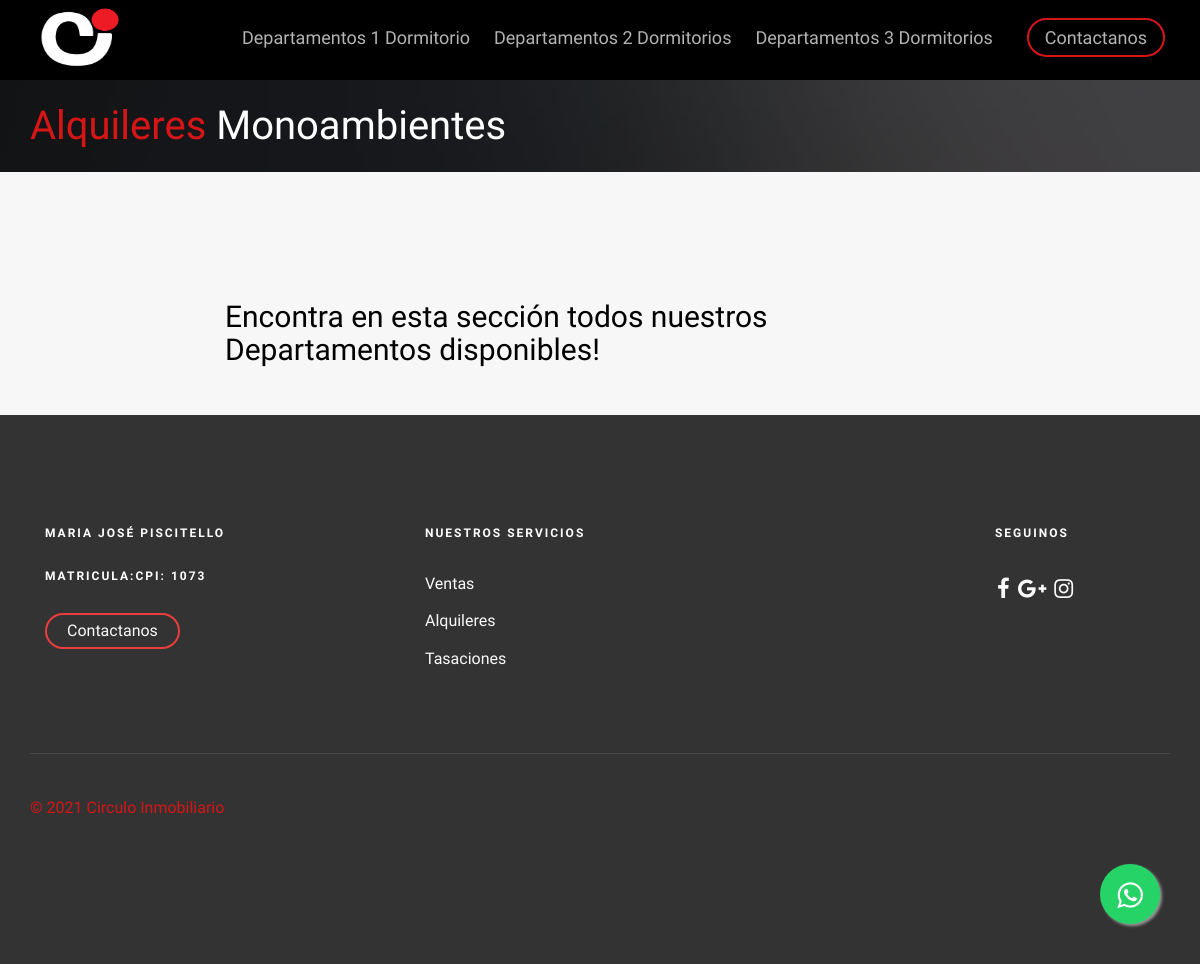
Page /alquileres/alqui_monoambientes/ on the earlier database version.
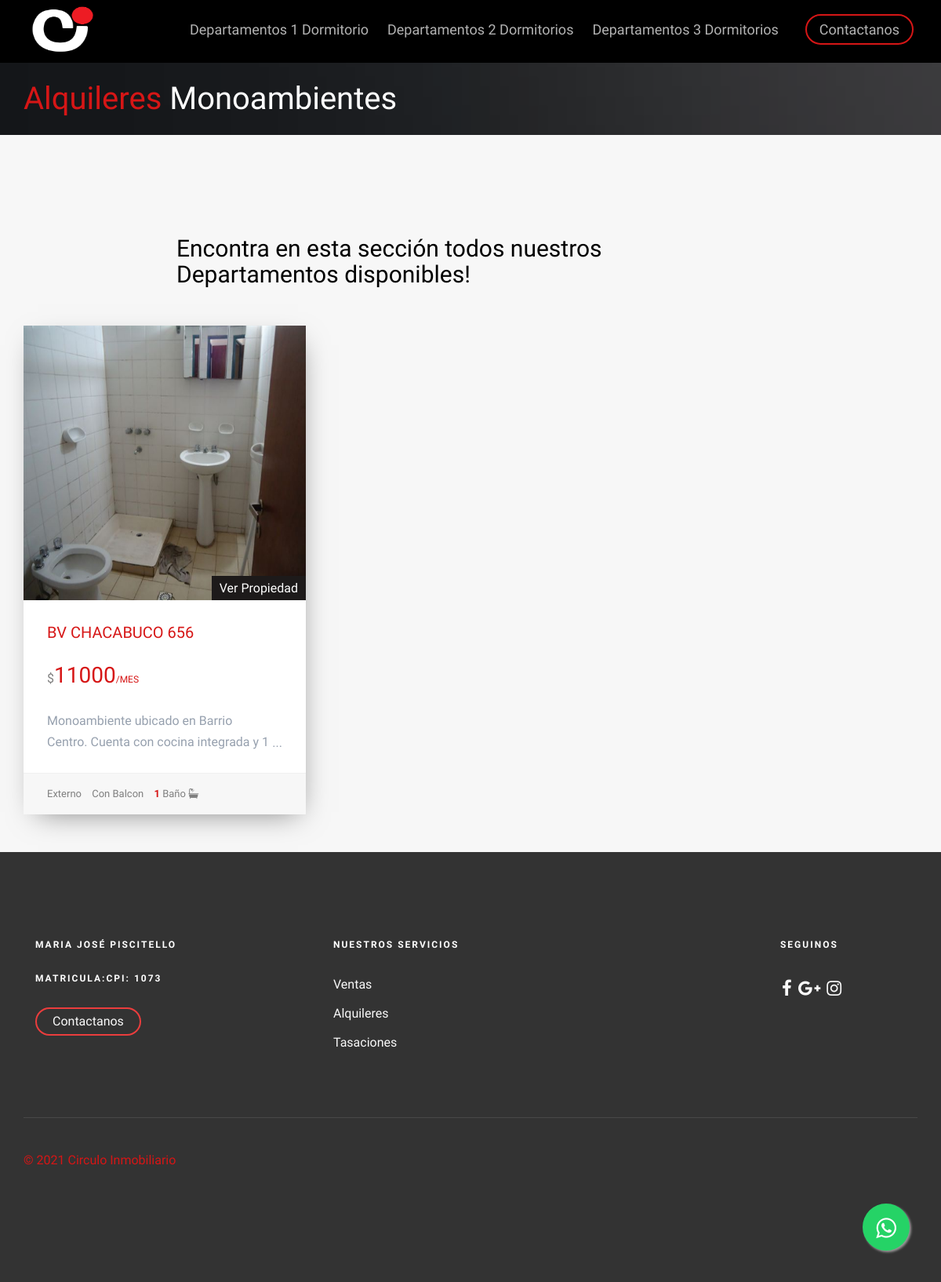
Same page on the later database version.
### Alquileres/models.py (models this page shows, shortened)
class PostImagenes(models.Model):
    post= models.ForeignKey(PostAlquiler, default =None ,on_delete=models.CASCADE)
    image = models.ImageField(upload_to ="Imagenes",verbose_name="Imagenes")
    class Meta:
        verbose_name="Agregar una Imagen"
        verbose_name_plural="Agregar mas Imagenes"

class PostAlquiler(models.Model):
    balcon=(('Con Balcon','Con Balcon'),('',''))
    balcon = models.CharField(max_length=100, choices = balcon,default="Con Balcon", null=True, blank=True)
    frente= (('Externo','Externo'),('Contrafrente','Contrafrente'))
    frente = models.CharField(max_length=100,choices=frente, default = "Externo")
    title=  models.CharField(max_length=200, verbose_name="Titulo ")
    content = models.TextField(verbose_name="Contenido",max_length=800,)
    imagen = models.ImageField(verbose_name="Imagen", blank =True ,null =True,upload_to="Alquileres")
    price = models.IntegerField(verbose_name="Precio")
    ambientes = models.IntegerField(verbose_name="Dormitorios o Ambientes",blank =True ,null =True)
    superficie= models.IntegerField(verbose_name="Superficie (locales u oficinas)",blank =True,null =True )
    baños= models.IntegerField(verbose_name="Baños",blank = True,null =True)
    plantas= models.IntegerField(verbose_name="Plantas (locales u oficinas)", blank = True,null =True)
    autor = models.ForeignKey(User,verbose_name="Autor", on_delete=models.CASCADE)
    categories= models.ManyToManyField(Category, verbose_name="Categoria")
    created = models.DateTimeField(auto_now_add=True, verbose_name="Creado")
    updated = models.DateTimeField(auto_now=True, verbose_name="Editado")
    class Meta:
            verbose_name="Publicacion"
            verbose_name_plural="Plublicaciones"
            ordering= ["-created"]

### Alquileres/views.py (the view)
# urls.py: path('alqui_monoambientes/', views.alqui_monoambientes ,name ="alqui_monoambientes"),
def alqui_monoambientes(request):
    monoambientes= PostAlquiler.objects.filter(categories=Category.objects.get(nombre="Monoambientes"))
    return render(request,'Alquileres/alqui_monoambientes.html',{'monoambientes': monoambientes})

### Alquileres/templates/Alquileres/alqui_monoambientes.html (shortened to what this page needs)
{% extends 'App1/base.html'%} {% load static %} {% block header %}
<div id="fh5co-page">
    <header id="fh5co-header" role="banner">
        <div class="container">
            <div class="row">
                <div class="header-inner">
                    <span class="rounded-circle">
				  		<span class="rounded-circle">
                            <span class="rounded-circle"><a href="{% url 'inicio' %}"><img src="{% static 'Appp1/images/1_negro.png' %}" style="margin-top: 8px" width="90px" height="60px"> </img>
				  </span>
                    </span>
                    <nav role="navigation">
                        <ul>
                            <li><a href="{% url 'alqui_dptoundormi' %}">Departamentos 1 Dormitorio </a></li>
                            <li><a href="{% url 'alqui_dptodosdormi' %}">Departamentos 2 Dormitorios</a></li>
                            <li><a href="{% url 'alqui_dptotresdormi' %}"> Departamentos 3 Dormitorios</a></li>
                            <li class="cta"><a href="{% url 'contacto' %}">Contactanos</a></li>
                        </ul>
                    </nav>
                </div>
            </div>
        </div>
    </header>
    {% endblock %} {% block content %}
    <div class="fh5co-page-title" style="background-image: url({% static 'Appp1/images/slide_6.jpg'%});">
        <div class="overlay"></div>
        <div class="container">
            <div class="row">
                <div class="col-md-12 animate-box">
                    <h1><a href="{% url 'alquiler' %}" style="text-decoration:none">Alquileres</a></span> Monoambientes </h1>
                </div>
            </div>
        </div>
    </div>
    <div id="best-deal">
        <div class="container">
            <div class="row">
                <div class="col-md-8 col-md-offset-2 text-center fh5co-heading animate-box" data-animate-effect="fadeIn">
                    <h2>Encontra en esta sección todos nuestros Departamentos disponibles!</h2>
                </div>
                {% for monoambiente in monoambientes %}
                <div class="col-md-4 item-block animate-box" data-animate-effect="fadeIn">
                    <div class="fh5co-property">
                        <figure>
                            <div id="carouselExampleControls" class="carousel slide" data-ride="carousel">
                                <div class="carousel-inner">
                                    {% for pi in monoambiente.postimagenes_set.all %}
                                    <div class="item {% if forloop.first %} active {% endif %}">
                                        <img class="carousel-inner" src="{{pi.image.url}}" alt="First slide">
                                    </div>
                                    {% endfor %}
                                </div>
                            </div>
                            <a href="{% url 'monoambiente_details_alquis' monoambiente.id  %}" class="tag"> Ver Propiedad</a>
                        </figure>
                        <div class="fh5co-property-innter">
                            <h3><a href="{% url 'monoambiente_details_alquis' monoambiente.id  %}">{{monoambiente.title}}</a></h3>
                            <div class="price-status">
                                <span class="per">$</span><span class="price">{{monoambiente.price}}<span class="per">/Mes</span></span>
                            </div>
                            <div class="property-content-wrapper">
                                <p>{{monoambiente.content}} </p>
                            </div>
                        </div>
                        <p class="fh5co-property-specification">
                            <span>{{monoambiente.frente}}</span>
                            <span>{% if monoambiente.balcon %}
                                {{monoambiente.balcon}}
                                {% endif %}
                            </span>
                            <span><strong>{{monoambiente.baños}}</strong> Baño  <i class="fa fa-bath"></i></span>
                        </p>
                    </div>
                </div>
                {% endfor %}
            </div>
        </div>
        {% endblock %}

### App1/templates/App1/base.html (shortened to what this page needs)
<!DOCTYPE html> {% load static %}
<html class="no-js">
<head>
    <link rel="stylesheet" href="{% static 'Appp1/css/whatsapp.css' %}">
    <link rel="stylesheet" href="{% static 'Appp1/css/animate.css' %}">
    <link rel="stylesheet" href="{% static 'Appp1/css/icomoon.css' %}">
    <link rel="stylesheet" href="{% static 'Appp1/css/bootstrap.css' %}">
    <link rel="stylesheet" href="{% static 'Appp1/css/flexslider.css' %}">
    <link rel="stylesheet" href="{% static 'Appp1/css/style.css' %}">
    <link rel="stylesheet" href="https://cdnjs.cloudflare.com/ajax/libs/font-awesome/4.7.0/css/font-awesome.min.css">
    <a href="https://api.whatsapp.com/send?phone=543513502311&text=Hola%21%20Quisiera%20m%C3%A1s%20informaci%C3%B3n%20sobre%20..." class="float" target="_blank">
        <i class="fa fa-whatsapp my-float"></i>
    </a>
</head>
<body>
    {% block header %} {% endblock %} {% block content %}{% endblock %}
</body>
<footer id="fh5co-footer" role="contentinfo">
    <div class="container">
        <div class="col-md-3 col-sm-12 col-sm-push-0 col-xs-12 col-xs-push-0">
            <h3>Maria José Piscitello</h3>
            <h3>Matricula:CPI: 1073</h3>
            <p><a href="{% url 'contacto' %}" class="btn btn-primary btn-outline with-arrow btn-sm">Contactanos </a></p>
        </div>
        <div class="col-md-6 col-md-push-1 col-sm-12 col-sm-push-0 col-xs-12 col-xs-push-0">
            <h3>Nuestros Servicios</h3>
            <ul>
                <li><a href="{% url 'ventas' %}">Ventas</a></li>
                <li><a href="{% url 'alquiler' %}">Alquileres</a></li>
                <li><a href="{% url 'tasaciones' %}">Tasaciones </a></li>
            </ul>
        </div>
        <div class="col-md-2 col-md-push-1 col-sm-12 col-sm-push-0 col-xs-12 col-xs-push-0">
            <h3>Seguinos</h3>
            <ul class="fh5co-social">
                <li><a href="https://www.facebook.com/inmobiliariaencordoba"><i class="icon-facebook"></i></a></li>
                <li><a href="https://www.google.com/maps/dir//c%C3%ADrculo+inmobiliario+google+maps/data=!4m6!4m5!1m1!4e2!1m2!1m1!1s0x9432a29b5c92abc5:0x8e4f50c4bfffe1c7?sa=X&ved=2ahUKEwj3vYTv-q_uAhVfHLkGHe_nCrsQ9RcwC3oECBAQBA"><i class="icon-google-plus"></i></a></li>
                <li><a href="https://instagram.com/circuloin?igshid=1k5xdgjef6o8n"><i class="icon-instagram"></i></a></li>
            </ul>
        </div>
        <div class="col-md-12 fh5co-copyright text-center">
            <span class="rounded-circle">
				  <a href="{% url 'inicio' %}">&copy; 2021 Circulo Inmobiliario </a>
				  </span>
        </div>
    </div>
</footer>
</html>

### App1/static/Appp1/css/whatsapp.css (style rules this page uses)
.float { position: fixed; width: 60px; height: 60px; bottom: 40px; right: 40px; background-color: #25d366; color: #FFF; border-radius: 50px; text-align: center; font-size: 30px; box-shadow: 2px 2px 3px #999; z-index: 100; }
.my-float { margin-top: 16px; }

### App1/static/Appp1/css/icomoon.css (style rules this page uses)
[class^="icon-"], [class*=" icon-"] { font-family: 'icomoon' !important; speak: none; font-style: normal; font-weight: normal; font-variant: normal; text-transform: none; line-height: 1; -webkit-font-smoothing: antialiased; -moz-osx-font-smoothing: grayscale; }
.icon-facebook:before { content: "\f09a"; }
.icon-google-plus:before { content: "\f0d5"; }
.icon-instagram:before { content: "\f16d"; }
.fa { font-family: 'FontAwesome' !important; }

Differences in the rows shown:
added PostAlquiler: title "BV CHACABUCO 656", price "11000", content "Monoambiente ubicado en Barrio Centro. Cuenta con cocina integrada y 1…", frente "Externo", balcon "Con Balcon", baños "1"
added PostImagenes: image (picture)
